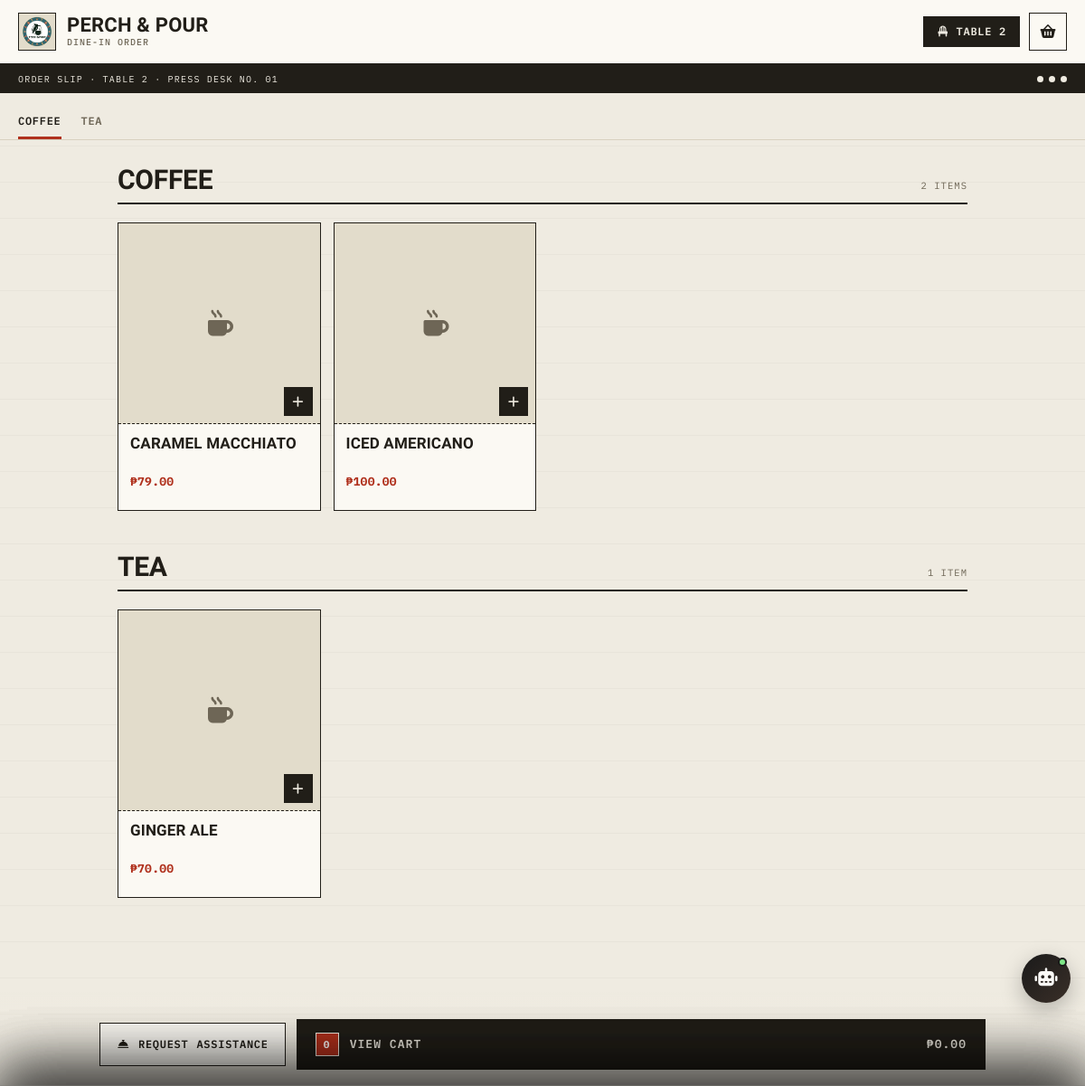
The page /index.php?table=TABLE-44730F40BBA4 on the database its author committed.
### tables this page shows
CREATE TABLE `tables` (
  `table_id` int(11) NOT NULL,
  `table_number` varchar(20) NOT NULL,
  `qr_code` varchar(64) NOT NULL,
  `created_at` timestamp NOT NULL DEFAULT current_timestamp()
);

CREATE TABLE `menu_items` (
  `item_id` int(11) NOT NULL,
  `item_name` varchar(100) NOT NULL,
  `category` enum('Coffee','Tea','Soda','Fruit Juice','Milk') NOT NULL,
  `price` decimal(8,2) NOT NULL,
  `image` varchar(255) DEFAULT NULL,
  `is_available` tinyint(1) NOT NULL DEFAULT 1,
  `has_size` tinyint(1) NOT NULL DEFAULT 0,
  `has_sweetness` tinyint(1) NOT NULL DEFAULT 0,
  `has_milk_type` tinyint(1) NOT NULL DEFAULT 0,
  `has_addons` tinyint(1) NOT NULL DEFAULT 0,
  `created_at` timestamp NOT NULL DEFAULT current_timestamp(),
  `updated_at` timestamp NOT NULL DEFAULT current_timestamp() ON UPDATE current_timestamp()
);

### index.php (the view, shortened to what this page needs)
<?php
include 'config/db_connect.php';
$tableToken = trim($_GET['table'] ?? '');
$tableInfo  = null;
$menuByCategory = [];
if ($tableToken !== '') {
    $stmt = mysqli_prepare($conn, "SELECT * FROM tables WHERE qr_code = ?");
    mysqli_stmt_bind_param($stmt, "s", $tableToken);
    mysqli_stmt_execute($stmt);
    $res = mysqli_stmt_get_result($stmt);
    $tableInfo = mysqli_fetch_assoc($res);
}
if ($tableInfo) {
    $res = mysqli_query($conn, "SELECT * FROM menu_items WHERE is_available = 1 ORDER BY category ASC, item_name ASC");
    while ($row = mysqli_fetch_assoc($res)) {
        $menuByCategory[$row['category']][] = $row;
    }
}
function resolveProductImage($raw) {
    $raw = ltrim(str_replace('\\', '/', $raw), '/');
    $candidates = [];
    $filename = basename($raw);
    $candidates[] = 'uploads/menu/' . $filename;
    $candidates[] = 'uploads/cleaning/' . $filename;
    $candidates[] = 'uploads/' . $filename;
    return null;
}
?>
<!DOCTYPE html>
<html lang="en">
<head>
<link rel="stylesheet" href="vendor/bootstrap-5.3.8/css/bootstrap.min.css">
<link rel="stylesheet" href="vendor/fontawesome-free-7.3.1/css/all.min.css">
</head>
<body<?= ($tableInfo && !empty($menuByCategory)) ? ' class="has-floating-bar"' : '' ?>>
<?php if ($tableInfo): ?>
    <div class="cust-topbar">
        <div class="cust-brand">
            <div class="mark">
                <img src="img/logo.png" alt="Perch & Pour logo" onerror="this.style.display='none'; this.parentNode.innerHTML='<i class=&quot;fa-solid fa-mug-hot&quot;></i>';">
            </div>
            <div class="name">Perch &amp; Pour<small>Dine-in Order</small></div>
        </div>
        <div class="topbar-right">
            <div class="table-chip"><i class="fa-solid fa-chair"></i> Table <?= htmlspecialchars($tableInfo['table_number']) ?></div>
            <button type="button" class="cart-icon-btn" id="openCartBtn">
                <i class="fa-solid fa-basket-shopping"></i>
            </button>
        </div>
    </div>
    <?php if (empty($menuByCategory)): ?>
        <div class="masthead-band">
            <span>Order Slip &middot; Awaiting Menu</span>
            <div class="dots"><span></span><span></span><span></span></div>
        </div>
        <div class="error-state">
            <i class="fa-solid fa-mug-hot"></i>
            <h2>Menu Not Ready</h2>
            <p>Our menu is not available at the moment. Please call a staff member for assistance.</p>
        </div>
    <?php else: ?>
        <?php $categories = array_keys($menuByCategory); ?>
        <div class="masthead-band">
            <span>Order Slip &middot; Table <?= htmlspecialchars($tableInfo['table_number']) ?> &middot; Press Desk No. 01</span>
            <div class="dots"><span></span><span></span><span></span></div>
        </div>
        <nav class="cat-nav" id="catNav">
            <?php foreach ($categories as $i => $cat): ?>
                <a href="#cat-<?= $i ?>" class="<?= $i === 0 ? 'active' : '' ?>" onclick="setActive(this)">
                    <?= htmlspecialchars($cat) ?>
                </a>
            <?php endforeach; ?>
        </nav>
        <div class="menu-section">
            <?php foreach ($categories as $i => $cat): ?>
                <div class="cat-block" id="cat-<?= $i ?>">
                    <div class="section-head">
                        <h2><?= htmlspecialchars($cat) ?></h2>
                        <span class="meta"><?= count($menuByCategory[$cat]) ?> item<?= count($menuByCategory[$cat]) === 1 ? '' : 's' ?></span>
                    </div>
                    <div class="menu-grid">
                        <?php foreach ($menuByCategory[$cat] as $item): ?>
                            <?php $imgPath = resolveProductImage($item['image'] ?? null); ?>
                            <div class="menu-card" data-item-id="<?= (int) $item['id'] ?>" onclick="openCustomize(<?= (int) $item['id'] ?>)">
                                <div class="thumb">
                                    <?php if ($imgPath): ?>
                                        <img src="<?= htmlspecialchars($imgPath) ?>" alt="<?= htmlspecialchars($item['item_name']) ?>" loading="lazy">
                                    <?php else: ?>
                                        <i class="fa-solid fa-mug-hot"></i>
                                    <?php endif; ?>
                                    <div class="add-fab"><i class="fa-solid fa-plus"></i></div>
                                </div>
                                <div class="info">
                                    <div class="name"><?= htmlspecialchars($item['item_name']) ?></div>
                                    <div class="price">₱<?= number_format($item['price'], 2) ?></div>
                                </div>
                            </div>
                        <?php endforeach; ?>
                    </div>
                </div>
            <?php endforeach; ?>
        </div>
        <div class="floating-bar">
            <div class="floating-bar-inner">
                <button type="button" class="assist-btn" id="openServiceBtn">
                    <i class="fa-solid fa-bell-concierge"></i>
                    <span class="d-none d-sm-inline">Request</span> Assistance
                </button>
                <button type="button" class="cart-bar-btn" id="openCartBtn2">
                    <span class="left">
                        <span class="count-pill" id="cartBarCount">0</span>
                        View Cart
                    </span>
                    <span id="cartBarTotal">₱0.00</span>
                </button>
            </div>
        </div>
    <?php endif; ?>
<?php endif; ?>
<?php include __DIR__ . '/include/chatbot.php'; ?>
</body>
</html>

### rows shown on the page
tables: table_number "2"
menu_items: item_name "CARAMEL MACCHIATO", price "79.00"
menu_items: item_name "ICED AMERICANO", price "100.00"
menu_items: item_name "GINGER ALE", price "70.00"

### other values the page prints
$cat "COFFEE"
$cat "TEA"
count($menuByCategory[$cat]) "2"
count($menuByCategory[$cat]) "1"
